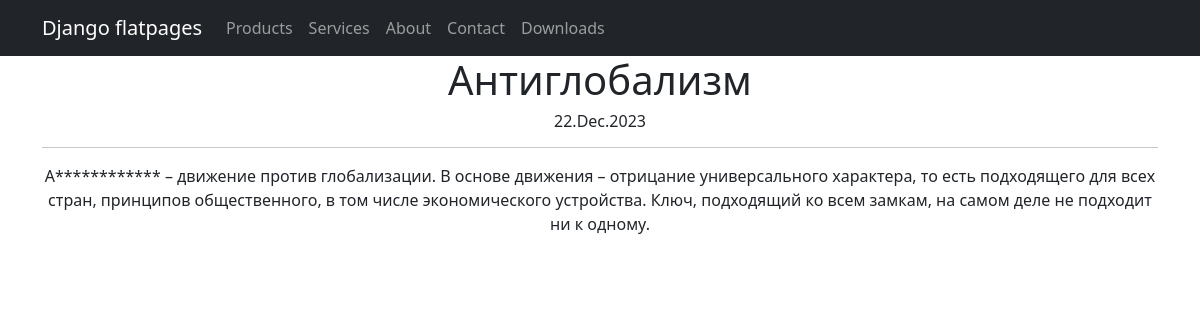
Screenshot of /news/3 with the database file from the repository.
### news/models.py (models this page shows, shortened)
class Post(models.Model):
    article = 'AR'
    news = 'NE'
    CATEGORY_MATERIAL = [
        (article, 'Статья'),
        (news, 'Новость')
    ]
    author = models.ForeignKey(Author, on_delete=models.CASCADE)
    category_post = models.CharField(max_length=2, choices=CATEGORY_MATERIAL, default=article)
    time_in = models.DateTimeField(auto_now_add=True)
    category_post_many = models.ManyToManyField(Category, through='PostCategory')
    title = models.CharField(max_length=128)
    text = models.TextField()
    rating = models.IntegerField(default=0)

### news/views.py (the view)
# urls.py: path('<int:pk>', PostDetail.as_view()),
class PostDetail(DetailView):
    model = Post
    template_name = 'post.html'
    context_object_name = 'post'

### news/templatetags/custom_filters.py (called while the page is built)
@register.filter()
def censor(text):
    if not isinstance(text, str):
        raise StrException
    else:
        text_list = text.split()
        censor_list = []
        for word in text_list:
            clean_word = ''.join(c for c in word if c not in string.punctuation)
            if clean_word.lower() in BAD_WORDS:
                censor_word = clean_word[0] + (len(clean_word) - 1) * '*'
                censor_list.append(word.replace(clean_word, censor_word))
            else:
                censor_list.append(word)
    return ' '.join(censor_list)

### templates/post.html (shortened to what this page needs)
{% extends 'flatpages/default.html' %}
{% load custom_filters %}
{% block content %}
<h1>{{ post.title }}</h1>
<h6>{{ post.time_in|date:'d.M.Y' }}</h6>
<hr>
{{ post.text|censor }}
{% endblock content %}

### rows the page displays
Post: title "Антиглобализм", time_in "22.Dec.2023", text|censor "А************ – движение против глобализации. В основе движения – отрицание универсального характера, то есть подходящего для всех стран, принципов общественного, в том числе экономического устройства. Ключ, подходящий ко всем замкам, на самом деле не подходит ни к одному."
